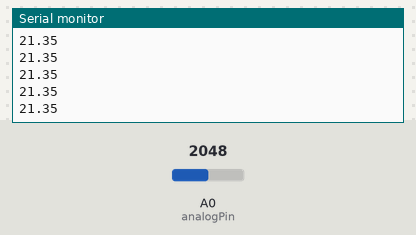
Simulated run of this sketch. Board: Particle Photon. Parts: the last lines printed to the serial monitor. Inputs (shaded band) come from the test bench; at power-on: A0 (analogPin) = 2048.

Above: at 1.2 s.
1.3 s: A0 (analogPin) set to 2866
At 1.9 s:
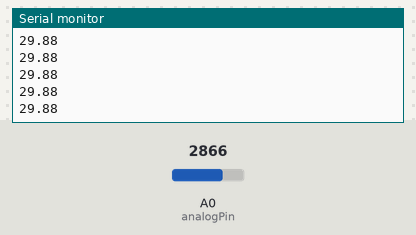
2.8 s: A0 (analogPin) set to 3603
At 3.4 s:
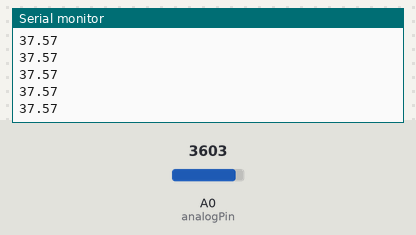
Timing chart, 0 to 5.8 s (numbered marks = the images above; inputs shaded):
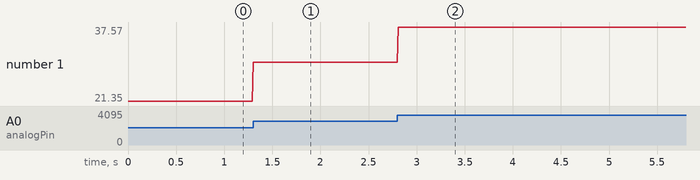

The sketch:

HotMug.ino
```cpp
//Created By    : Ritesh Kanjee
//Project       : Hot Mug Sensor Project
//Date          : 30 April 2017
//Description   : Sends the temperature values to the Particle Cloud (May require calibration)
//Website       : www.ArduinoStartups.com

int analogPin = A0;
double TemperatureInput,TemperatureCalibrated;

void setup() {
	Serial.begin(9600); //Start Serial
	Particle.variable("Temperature", TemperatureCalibrated);
}

void loop() {
    TemperatureInput = analogRead(analogPin);                 //Read Analog Pin
    TemperatureCalibrated = (TemperatureInput/2110)*22;       //Simple Linear Calibration
	Serial.println(TemperatureCalibrated);
	delay(10);
}
```

Measured:
- after the input at 1.3 s, the serial monitor: prints a new line at once (image 1)
- after the input at 2.8 s, the serial monitor: prints a new line at once (image 2)
- plotted number 1: 21.35 → 29.88 after the input at 1.3 s, 29.88 → 37.57 after the input at 2.8 s
